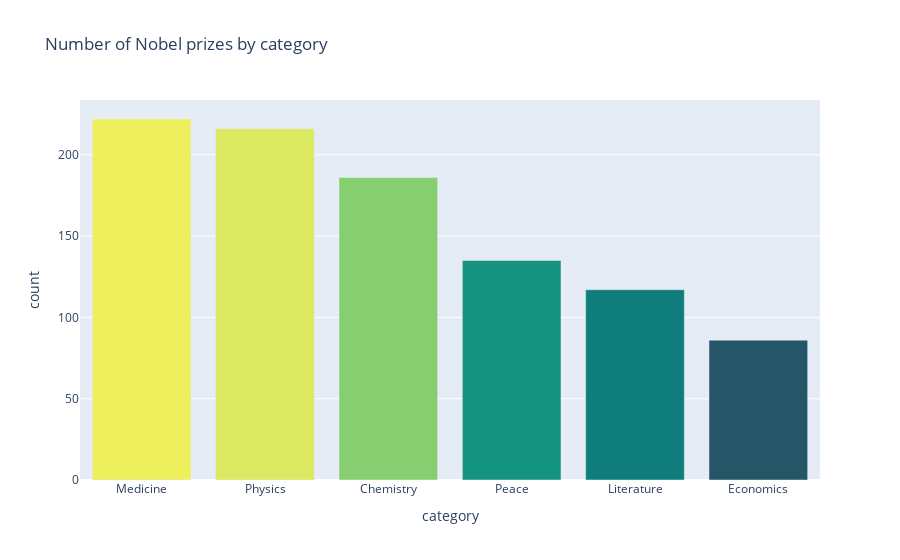

Here is the notebook cell this chart was saved with:
### Code cell
fig3 = px.bar(categ_count, x='category', y='count', title="Number of Nobel prizes by category", color_continuous_scale="Aggrnyl", color='count')
fig3.update_layout(coloraxis_showscale=False)
fig3.show()

### Figure 1 — Plotly figure (JSON) as saved in the notebook; plotly's stock layout.template omitted (floating-point values rounded to 4 significant figures)
{"data": [{"hovertemplate": "category=%{x}<br>count=%{marker.color}<extra></extra>", "legendgroup": "", "marker": {"color": [222, 216, 186, 135, 117, 86], "coloraxis": "coloraxis", "pattern": {"shape": ""}}, "name": "", "orientation": "v", "showlegend": false, "textposition": "auto", "type": "bar", "x": ["Medicine", "Physics", "Chemistry", "Peace", "Literature", "Economics"], "xaxis": "x", "y": [222, 216, 186, 135, 117, 86], "yaxis": "y"}], "layout": {"barmode": "relative", "coloraxis": {"colorbar": {"title": {"text": "count"}}, "colorscale": [[0, "rgb(36, 86, 104)"], [0.1667, "rgb(15, 114, 121)"], [0.3333, "rgb(13, 143, 129)"], [0.5, "rgb(57, 171, 126)"], [0.6667, "rgb(110, 197, 116)"], [0.8333, "rgb(169, 220, 103)"], [1, "rgb(237, 239, 93)"]], "showscale": false}, "legend": {"tracegroupgap": 0}, "title": {"text": "Number of Nobel prizes by category"}, "xaxis": {"anchor": "y", "domain": [0, 1], "title": {"text": "category"}}, "yaxis": {"anchor": "x", "domain": [0, 1], "title": {"text": "count"}}}}
